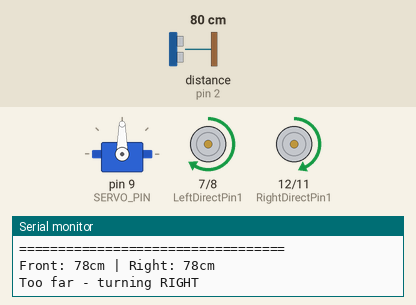
This sketch was run on a simulated Arduino Uno, built with avr-gcc and run on an emulated ATmega328P. On the bench: servo, motor-driver pin pairs drawn as motors (green arrow = first pin HIGH = forward, orange = second pin HIGH = backward, longer = more drive, scaled by the enable pin), the last lines printed to the serial monitor. Wiring (inferred from the names in the program): ultrasonic range finder: trigger pin 10; echo pin 2. Inputs (shaded band) come from the test bench; at power-on: distance to the obstacle (sensor on pin 2) 80 cm. The echo pulse lasts 58.3 µs per cm.

Above: at 5.01 s.
5.4 s: distance to the obstacle (sensor on pin 2) set to 9 cm
At 6.8 s:
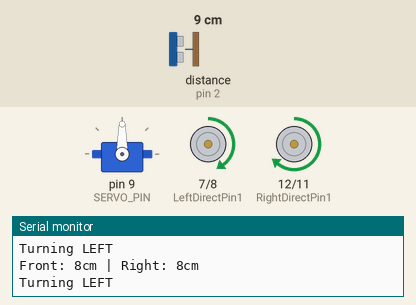
8.4 s: distance to the obstacle (sensor on pin 2) set to 5 cm
At 9.44 s:
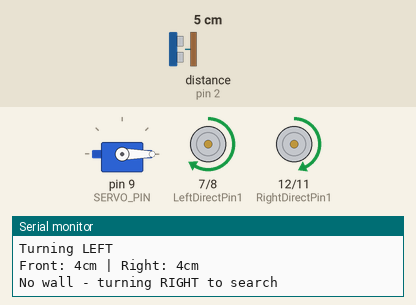
11.4 s: distance to the obstacle (sensor on pin 2) set to 18 cm
At 12.4 s:
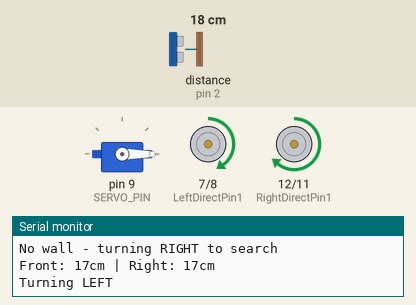
14.4 s: distance to the obstacle (sensor on pin 2) set to 2 cm
At 14.74 s:
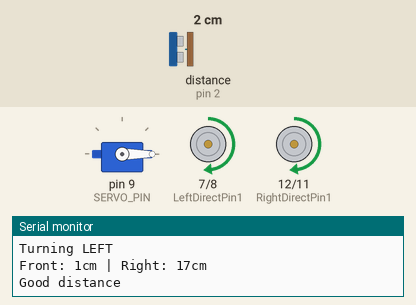
17.4 s: distance to the obstacle (sensor on pin 2) set to 8 cm
At 17.9 s:
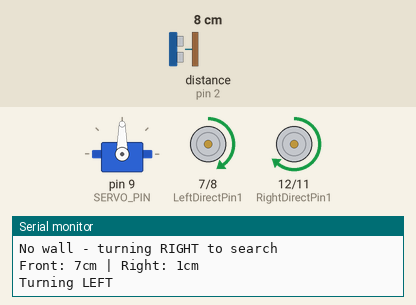
Timing chart, 0 to 21.4 s (numbered marks = the images above; inputs shaded):
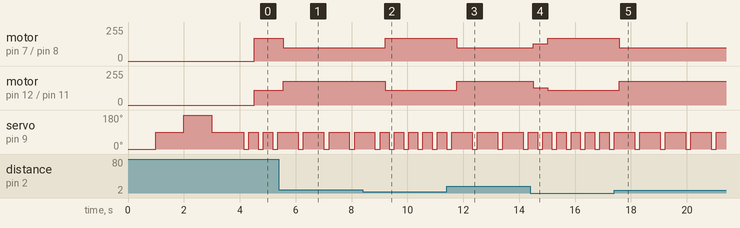

Measured:
- the behaviour switches between 7 and 6 cm on distance to the obstacle (sensor on pin 2) (found by bisection; images 1 and 2)
- after the input at 5.4 s, motor on pin 7 (LeftDirectPin1) / pin 8 (LeftDirectPin2): forward 170/255 → forward 100/255 after 0.15 s; motor on pin 12 (RightDirectPin1) / pin 11 (RightDirectPin2): forward 110/255 → forward 180/255 after 0.15 s; servo on pin 9 (SERVO_PIN): alternates 90° for 0.73 s and 0° for 0.18 s, starting after 0.70 s
- after the input at 8.4 s, motor on pin 7 (LeftDirectPin1) / pin 8 (LeftDirectPin2): forward 100/255 → forward 170/255 after 0.80 s; motor on pin 12 (RightDirectPin1) / pin 11 (RightDirectPin2): forward 180/255 → forward 110/255 after 0.80 s; servo on pin 9 (SERVO_PIN): alternates 90° for 0.33 s and 0° for 0.18 s, starting after 0.95 s
- after the input at 11.4 s, motor on pin 7 (LeftDirectPin1) / pin 8 (LeftDirectPin2): forward 170/255 → forward 100/255 after 0.36 s; motor on pin 12 (RightDirectPin1) / pin 11 (RightDirectPin2): forward 110/255 → forward 180/255 after 0.36 s; servo on pin 9 (SERVO_PIN): alternates 90° for 0.73 s and 0° for 0.18 s, starting after 0.91 s
- after the input at 14.4 s, motor on pin 7 (LeftDirectPin1) / pin 8 (LeftDirectPin2): forward 100/255 → forward 130/255 after 0.10 s, → forward 170/255 0.51 s later; motor on pin 12 (RightDirectPin1) / pin 11 (RightDirectPin2): forward 180/255 → forward 130/255 after 0.10 s, → forward 110/255 0.51 s later
- after the input at 17.4 s, motor on pin 7 (LeftDirectPin1) / pin 8 (LeftDirectPin2): forward 170/255 → forward 100/255 after 0.18 s; motor on pin 12 (RightDirectPin1) / pin 11 (RightDirectPin2): forward 110/255 → forward 180/255 after 0.18 s; servo on pin 9 (SERVO_PIN): alternates 90° for 0.73 s and 0° for 0.18 s, starting after 0.73 s

The sketch:

WallFollowing.ino
```cpp
/*  ___   ___  ___  _   _  ___   ___   ____ ___  ____
 * / _ \ /___)/ _ \| | | |/ _ \ / _ \ / ___) _ \|    \
 *| |_| |___ | |_| | |_| | |_| | |_| ( (__| |_| | | | |
 * \___/(___/ \___/ \__  |\___/ \___(_)____)___/|_|_|_|
 *                  (____/
 * Arduino Smart Car - SIMPLIFIED 90° SCANNING
 * Uses ONLY 0°, 90°, and 180° - no extra angles needed
 *
 *
 */

#include <Servo.h>
// Motor pins
#define speedPinR 3
#define RightDirectPin1  12
#define RightDirectPin2  11
#define speedPinL 6
#define LeftDirectPin1  7
#define LeftDirectPin2  8
// Servo and ultrasonic pins
#define SERVO_PIN     9
#define Echo_PIN      2
#define Trig_PIN      10
// SIMPLIFIED: Only 3 essential angles
#define LOOK_RIGHT     0    // FULLY RIGHT (perpendicular to travel)
#define LOOK_FORWARD  90    // Straight ahead
#define LOOK_LEFT    180    // FULLY LEFT (perpendicular to travel)
// Algorithm parameters
#define TARGET_DISTANCE     15    // Desired distance from wall
#define MIN_FRONT_CLEAR     25    // Minimum clear space ahead
#define WALL_TOO_FAR        50    // Distance where we consider wall lost
// Speed parameters
#define BASE_SPEED          130
#define TURN_GAIN           4     // How aggressively to turn
#define MIN_SPEED           80
#define MAX_SPEED           200
Servo head;
// ==================== MOTOR CONTROL ====================
void go_Advance(void) {
  digitalWrite(RightDirectPin1, HIGH);
  digitalWrite(RightDirectPin2, LOW);
  digitalWrite(LeftDirectPin1, HIGH);
  digitalWrite(LeftDirectPin2, LOW);
}
void set_Motorspeed(int speed_L, int speed_R) {
  speed_L = constrain(speed_L, 0, 255);
  speed_R = constrain(speed_R, 0, 255);
  analogWrite(speedPinL, speed_L);
  analogWrite(speedPinR, speed_R);
}
void stop_Stop() {
  digitalWrite(RightDirectPin1, LOW);
  digitalWrite(RightDirectPin2, LOW);
  digitalWrite(LeftDirectPin1, LOW);
  digitalWrite(LeftDirectPin2, LOW);
  set_Motorspeed(0, 0);
}
// ==================== END MOTOR CONTROL ====================
// ==================== ULTRASONIC ====================
int getDistance() {
  long echo_distance;
  digitalWrite(Trig_PIN, LOW);
  delayMicroseconds(2);
  digitalWrite(Trig_PIN, HIGH);
  delayMicroseconds(10);
  digitalWrite(Trig_PIN, LOW);
  echo_distance = pulseIn(Echo_PIN, HIGH, 30000);
  if (echo_distance <= 0) {
    return 200;
  }
  return echo_distance * 0.034 / 2;
}
int getDistanceAtAngle(int angle) {
  head.write(angle);
  delay(150); // Give servo time to reach position
  int distance = getDistance();
  delay(30);
  return distance;
}
// ==================== END ULTRASONIC ====================
// ==================== SIMPLIFIED WALL FOLLOWING ====================
void simpleWallFollow() {
  static bool followingRight = true;
  static int consecutiveNoWall = 0;
  // STEP 1: Check the wall we're supposed to be following
  int sideDist;
  if (followingRight) {
    sideDist = getDistanceAtAngle(LOOK_RIGHT); // 0° - FULLY RIGHT
  } else {
    sideDist = getDistanceAtAngle(LOOK_LEFT);  // 180° - FULLY LEFT
  }
  // STEP 2: Check directly ahead for obstacles
  int frontDist = getDistanceAtAngle(LOOK_FORWARD); // 90° - STRAIGHT
  // STEP 3: Return servo to forward position
  head.write(LOOK_FORWARD);
  // Debug output
  Serial.print("Front: ");
  Serial.print(frontDist);
  Serial.print("cm | ");
  if (followingRight) {
    Serial.print("Right (0°): ");
  } else {
    Serial.print("Left (180°): ");
  }
  Serial.print(sideDist);
  Serial.println("cm");
  // ===== DECISION LOGIC =====
  // CASE 1: OBSTACLE DIRECTLY AHEAD
  if (frontDist < MIN_FRONT_CLEAR && frontDist > 5) {
    Serial.println("OBSTACLE AHEAD!");
    if (followingRight) {
      // Following right wall, obstacle ahead = turn LEFT (away from wall)
      Serial.println("Turning LEFT around corner");
      // Sharp left turn: left wheel slow, right wheel fast
      int leftSpeed = constrain(BASE_SPEED - 80, MIN_SPEED, MAX_SPEED);
      int rightSpeed = constrain(BASE_SPEED + 80, MIN_SPEED, MAX_SPEED);
      go_Advance();
      set_Motorspeed(leftSpeed, rightSpeed);

      // Turn for enough time to go around a 90° corner
      delay(400);

    } else {
      // Following left wall, obstacle ahead = turn RIGHT (away from wall)
      Serial.println("Turning RIGHT around corner");

      // Sharp right turn: left wheel fast, right wheel slow
      int leftSpeed = constrain(BASE_SPEED + 80, MIN_SPEED, MAX_SPEED);
      int rightSpeed = constrain(BASE_SPEED - 80, MIN_SPEED, MAX_SPEED);

      go_Advance();
      set_Motorspeed(leftSpeed, rightSpeed);

      delay(400);
    }

    consecutiveNoWall = 0;
    return;
  }

  // CASE 2: NORMAL WALL FOLLOWING
  if (sideDist > 5 && sideDist < WALL_TOO_FAR) {
    consecutiveNoWall = 0; // Reset counter
    // Calculate error from target distance
    int error = sideDist - TARGET_DISTANCE;
    // Calculate adjustment (proportional control)
    int adjustment = error * TURN_GAIN;
    adjustment = constrain(adjustment, -60, 60);
    // Calculate motor speeds
    int leftSpeed, rightSpeed;
    if (followingRight) {
      if (error > 0) {
        // Too far from right wall: Turn RIGHT
        // Right turn = left wheel faster, right wheel slower
        leftSpeed = BASE_SPEED + adjustment;
        rightSpeed = BASE_SPEED - adjustment;
        Serial.print("Too far (");
        Serial.print(sideDist);
        Serial.println("cm) - turning RIGHT");
      } else {
        // Too close to right wall: Turn LEFT
        // Left turn = left wheel slower, right wheel faster
        leftSpeed = BASE_SPEED + adjustment; // adjustment is negative
        rightSpeed = BASE_SPEED - adjustment; // subtract negative = add
        Serial.print("Too close (");
        Serial.print(sideDist);
        Serial.println("cm) - turning LEFT");
      }
    } else {
      if (error > 0) {
        // Too far from left wall: Turn LEFT
        // Left turn = left wheel slower, right wheel faster
        leftSpeed = BASE_SPEED - adjustment;
        rightSpeed = BASE_SPEED + adjustment;
        Serial.print("Too far (");
        Serial.print(sideDist);
        Serial.println("cm) - turning LEFT");
      } else {
        // Too close to left wall: Turn RIGHT
        // Right turn = left wheel faster, right wheel slower
        leftSpeed = BASE_SPEED - adjustment; // adjustment negative
        rightSpeed = BASE_SPEED + adjustment; // add negative = subtract
        Serial.print("Too close (");
        Serial.print(sideDist);
        Serial.println("cm) - turning RIGHT");
      }
    }
    // Constrain speeds
    leftSpeed = constrain(leftSpeed, MIN_SPEED, MAX_SPEED);
    rightSpeed = constrain(rightSpeed, MIN_SPEED, MAX_SPEED);
    // Apply
    go_Advance();
    set_Motorspeed(leftSpeed, rightSpeed);
  } else {
    // CASE 3: WALL NOT DETECTED
    consecutiveNoWall++;
    Serial.print("No wall detected (");
    Serial.print(consecutiveNoWall);
    Serial.println(")");
    if (consecutiveNoWall > 5) {
      // Been too long without a wall - search for it
      Serial.println("Searching for wall...");
      if (followingRight) {
        // Turn right to find right wall
        go_Advance();
        set_Motorspeed(BASE_SPEED + 50, BASE_SPEED - 50);
      } else {
        // Turn left to find left wall
        go_Advance();
        set_Motorspeed(BASE_SPEED - 50, BASE_SPEED + 50);
      }
      delay(200);
      consecutiveNoWall = 0;
    } else {
      // Go straight slowly
      go_Advance();
      set_Motorspeed(BASE_SPEED - 30, BASE_SPEED - 30);
    }
  }
  delay(100);
}
// ==================== EVEN SIMPLER VERSION ====================
void ultraSimpleFollow() {
  // Always follow right wall (simplest approach)

  // Look fully right
  int rightDist = getDistanceAtAngle(LOOK_RIGHT);

  // Look forward
  int frontDist = getDistanceAtAngle(LOOK_FORWARD);

  head.write(LOOK_FORWARD);

  Serial.print("Front: ");
  Serial.print(frontDist);
  Serial.print("cm | Right: ");
  Serial.print(rightDist);
  Serial.println("cm");

  // Simple logic
  if (frontDist < 20 && frontDist > 5) {
    // Obstacle ahead - turn left
    Serial.println("Turning LEFT");
    go_Advance();
    set_Motorspeed(100, 180);
    delay(400);
  }
  else if (rightDist > 5 && rightDist < 100) {
    // Wall detected - adjust distance
    int leftSpeed = BASE_SPEED;
    int rightSpeed = BASE_SPEED;

    if (rightDist > TARGET_DISTANCE + 5) {
      // Too far - turn right
      leftSpeed = BASE_SPEED + 40;
      rightSpeed = BASE_SPEED - 20;
      Serial.println("Too far - turning RIGHT");
    }
    else if (rightDist < TARGET_DISTANCE - 5) {
      // Too close - turn left
      leftSpeed = BASE_SPEED - 20;
      rightSpeed = BASE_SPEED + 40;
      Serial.println("Too close - turning LEFT");
    }
    else {
      Serial.println("Good distance");
    }

    go_Advance();
    set_Motorspeed(leftSpeed, rightSpeed);
  }
  else {
    // No wall - go straight
    Serial.println("No wall - turning RIGHT to search");
    go_Advance();
    set_Motorspeed(BASE_SPEED+40, BASE_SPEED-20);
  }

  delay(150);
}
// ==================== SETUP ====================
void setup() {
  // Setup motor pins
  pinMode(RightDirectPin1, OUTPUT);
  pinMode(RightDirectPin2, OUTPUT);
  pinMode(speedPinL, OUTPUT);
  pinMode(LeftDirectPin1, OUTPUT);
  pinMode(LeftDirectPin2, OUTPUT);
  pinMode(speedPinR, OUTPUT);
  stop_Stop();
  // Setup ultrasonic
  pinMode(Trig_PIN, OUTPUT);
  pinMode(Echo_PIN, INPUT);
  digitalWrite(Trig_PIN, LOW);
  // Setup servo
  head.attach(SERVO_PIN);
  // Test servo can reach all positions
  Serial.begin(9600);
  Serial.println("Testing servo range...");
  head.write(LOOK_RIGHT);    // 0°
  delay(1000);
  Serial.println("Servo at 0° (FULL RIGHT)");

  head.write(LOOK_FORWARD);  // 90°
  delay(1000);
  Serial.println("Servo at 90° (FORWARD)");

  head.write(LOOK_LEFT);     // 180°
  delay(1000);
  Serial.println("Servo at 180° (FULL LEFT)");

  head.write(LOOK_FORWARD);  // Return to forward
  delay(1000);

  Serial.println("==================================");
  Serial.println("SIMPLIFIED 90° WALL FOLLOWING");
  Serial.println("Only uses 3 angles: 0°, 90°, 180°");
  Serial.println("Following RIGHT wall by default");
  Serial.println("Target distance: " + String(TARGET_DISTANCE) + "cm");
  Serial.println("==================================");
}

// ==================== MAIN LOOP ====================
void loop() {
  // Use the simple wall following
  // simpleWallFollow();

  // Or try the ultra-simple version if above doesn't work:
  ultraSimpleFollow();
}
```
